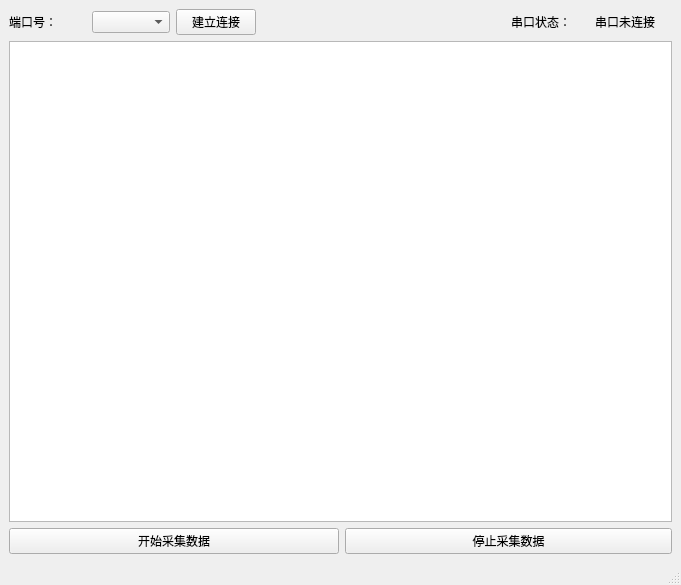
<?xml version="1.0" encoding="UTF-8"?>
<ui version="4.0">
 <class>MainWindow</class>
 <widget class="QMainWindow" name="MainWindow">
  <property name="geometry">
   <rect>
    <x>0</x>
    <y>0</y>
    <width>681</width>
    <height>585</height>
   </rect>
  </property>
  <property name="windowTitle">
   <string>MainWindow</string>
  </property>
  <widget class="QWidget" name="centralwidget">
   <layout class="QGridLayout" name="gridLayout">
    <item row="0" column="0">
     <widget class="QLabel" name="label">
      <property name="text">
       <string>端口号：</string>
      </property>
     </widget>
    </item>
    <item row="3" column="0" colspan="8">
     <widget class="QGraphicsView" name="graphicsView"/>
    </item>
    <item row="0" column="1">
     <widget class="QComboBox" name="comboBox"/>
    </item>
    <item row="0" column="2">
     <widget class="QPushButton" name="pushButton_2">
      <property name="text">
       <string>建立连接</string>
      </property>
     </widget>
    </item>
    <item row="0" column="7">
     <widget class="QLabel" name="label_3">
      <property name="text">
       <string>串口未连接</string>
      </property>
     </widget>
    </item>
    <item row="0" column="6">
     <widget class="QLabel" name="label_2">
      <property name="text">
       <string>串口状态：</string>
      </property>
     </widget>
    </item>
    <item row="4" column="0" colspan="4">
     <widget class="QPushButton" name="pushButton">
      <property name="text">
       <string>开始采集数据</string>
      </property>
     </widget>
    </item>
    <item row="4" column="4" colspan="4">
     <widget class="QPushButton" name="pushButton_3">
      <property name="text">
       <string>停止采集数据</string>
      </property>
     </widget>
    </item>
   </layout>
  </widget>
  <widget class="QMenuBar" name="menubar">
   <property name="geometry">
    <rect>
     <x>0</x>
     <y>0</y>
     <width>681</width>
     <height>23</height>
    </rect>
   </property>
  </widget>
  <widget class="QStatusBar" name="statusbar"/>
 </widget>
 <resources/>
 <connections/>
</ui>
